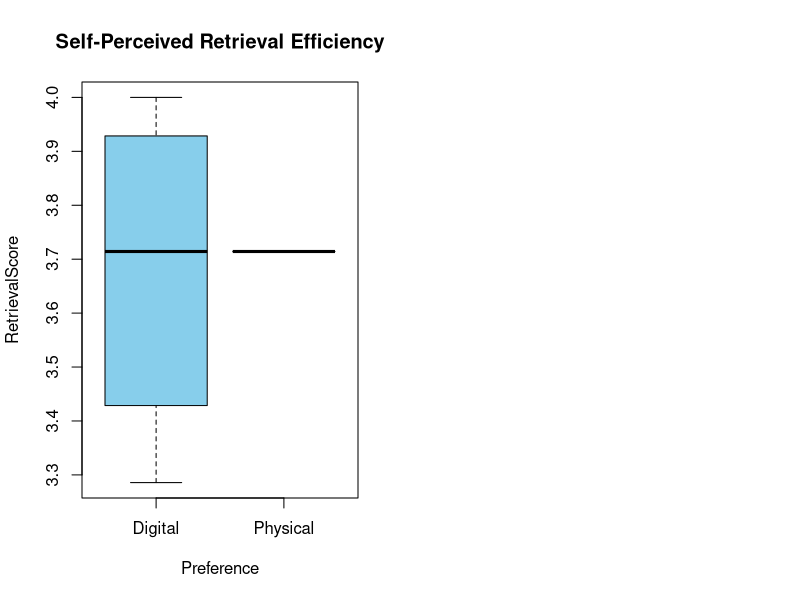

Source code (R):
library(dplyr)
library(lubridate)

#Load CSV
data <- read.csv("data_R.csv")

data[, c("Retrieval1", "Retrieval2", "Retrieval3", "Retrieval4", "Retrieval5", "Retrieval6", "Retrieval7")]

#average of Retrieval1 to Retrieval7
data <- data %>%
  mutate(
    RetrievalScore = rowMeans(data[, c("Retrieval1", "Retrieval2", "Retrieval3", "Retrieval4", "Retrieval5", "Retrieval6", "Retrieval7")], na.rm = TRUE),
    Preference = factor(Preference, levels = c(1, 2), labels = c("Digital", "Physical"))
  )


#Filtering missing values
filtered_data <- data %>%
  filter(!is.na(Preference) & !is.na(RetrievalScore))

#Normality checking
shapiro.test(filtered_data$RetrievalScore)

# Wilcoxon tests
cat("\n== Retrieval Score Test (Physical < Digital) ==\n")
print(wilcox.test(RetrievalScore ~ Preference,
                  data = filtered_data,
                  alternative = "less",
                  exact = FALSE))

# Descriptive stats
filtered_data %>%
  group_by(Preference) %>%
  summarise(
    Count = n(),
    Mean_RetrievalScore = mean(RetrievalScore),
    Median_RetrievalScore = median(RetrievalScore),
    SD_RetrievalScore = sd(RetrievalScore)
  )


par(mfrow = c(1, 2))

boxplot(RetrievalScore ~ Preference, data = filtered_data,
        main = "Self-Perceived Retrieval Efficiency",
        col = c("skyblue", "lightgreen"))
par(mfrow = c(1,1))

